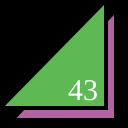
Frame 1 (no input)
Frame 60 (no input): identical to frame 1, image omitted
Frame 120 (the mouse pressed at the canvas centre since frame 60): identical to frame 1, image omitted

The p5.js sketch that drew this single still picture (run headless with seeded random() and noise() and a simulated clock; from frame 60 on, the mouse is pressed at the canvas centre):

// p5.js sketch
// ── sketch.js
function setup() {
  createCanvas(128,128);
}

function draw() {
  background(0);
  strokeWeight(4);
  fill(178, 100, 162);
  triangle(12,120,116,120,116,10);
  fill(94, 185, 84);
  triangle(0,108,106,108,106,0);
  fill(255);
  textSize(30);
  textFont("serif");
  text("43", 68, 100);
}
